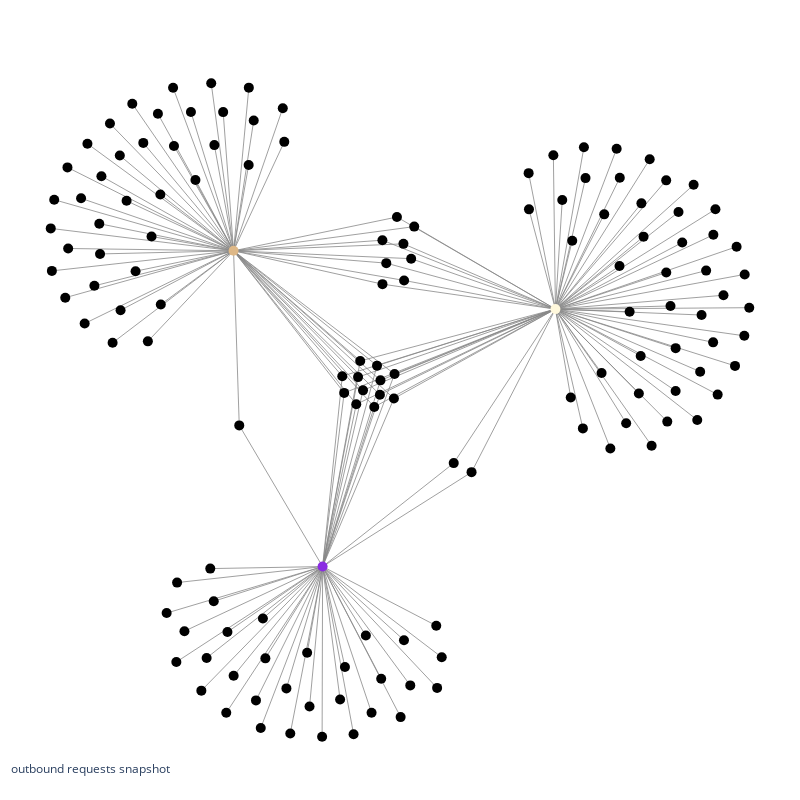

The cell this chart's notebook holds for it:
### Markdown cell above
##### SubGraph

in this below subgraph, we filter on a list of nodes to examine their common and non edge neighbors

### Code cell
# choose the news sites you want to analyze
sub_nodes = [
    'nytimes.com',
    'thehill.com',
    'www.latimes.com'
]
sub_g, sub_pos = get_subgraph(G=G, sub_nodes=sub_nodes)
sub_engine = Graph_Viz_Engine(
    graph=sub_g,
    pos=sub_pos,
    node_cmap=cmap
)
sub_engine.fig.show()

### Figure 1 — Plotly figure (JSON) as saved in the notebook; plotly's stock layout.template omitted (floating-point values rounded to 4 significant figures; data arrays with more than 128 entries replaced by an {"elided": "..."} marker saying what was removed)
{"data": [{"hoverinfo": "text", "line": {"color": "#888", "width": 0.8}, "mode": "lines", "text": {"elided": "176 str values"}, "type": "scatter", "x": {"elided": "528 float values"}, "y": {"elided": "528 float values"}}, {"hoverinfo": "text", "marker": {"color": {"elided": "142 str values"}, "size": 10}, "mode": "markers", "text": {"elided": "142 str values"}, "type": "scatter", "x": {"elided": "142 float values"}, "y": {"elided": "142 float values"}}], "layout": {"annotations": [{"showarrow": false, "text": "outbound requests snapshot", "x": 0.005, "xref": "paper", "y": 0.002, "yref": "paper"}], "height": 800, "hovermode": "closest", "margin": {"b": 20, "l": 5, "r": 5, "t": 40}, "showlegend": false, "title": {"font": {"size": 16}}, "width": 800, "xaxis": {"showgrid": false, "showticklabels": false, "zeroline": false}, "yaxis": {"showgrid": false, "showticklabels": false, "zeroline": false}}}
